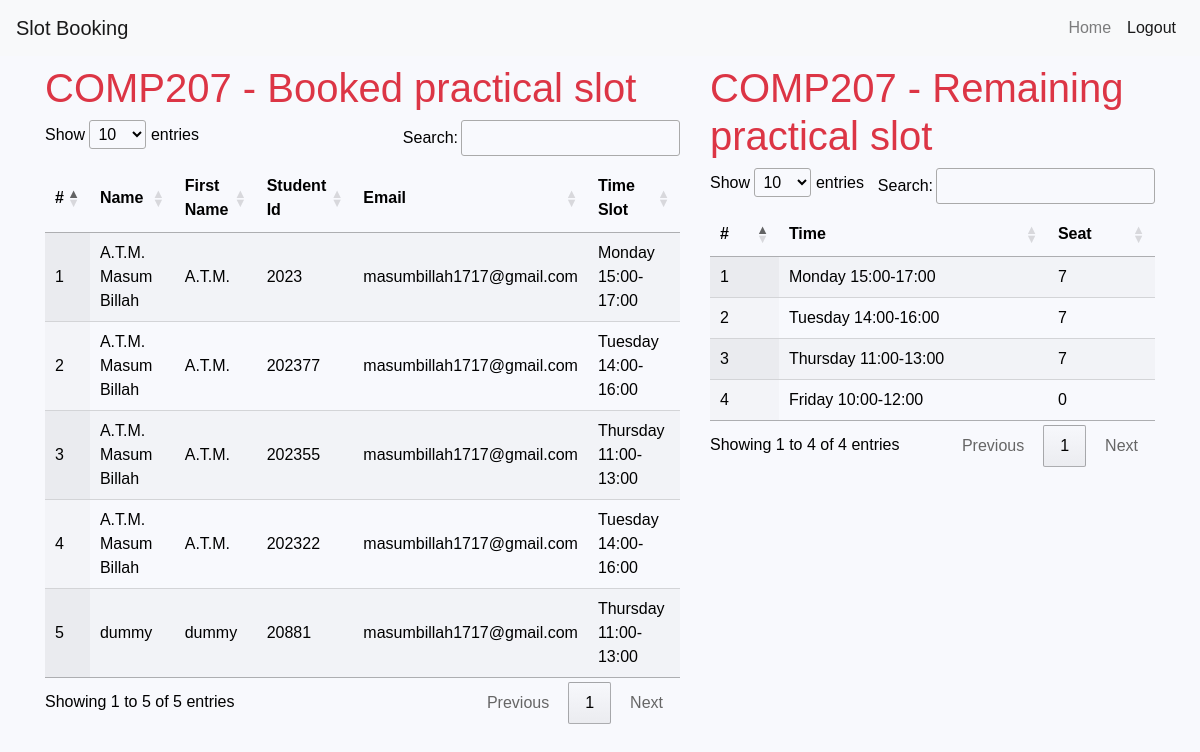
The page /home.php (signed in) on the database its author committed.
### tables this page shows
CREATE TABLE `slot` (
  `id` int(11) NOT NULL,
  `time` varchar(255) NOT NULL,
  `seat` int(11) NOT NULL
);

CREATE TABLE `students` (
  `id` int(11) NOT NULL,
  `name` varchar(255) NOT NULL,
  `student_id` varchar(255) NOT NULL,
  `email` varchar(255) NOT NULL,
  `first_name` varchar(255) DEFAULT NULL,
  `time_slot` varchar(255) NOT NULL
);

### home.php (the view, shortened to what this page needs)
<?php
include "./config.php";
?>
<!DOCTYPE html>
<html lang="en">
<head>
    <link rel="stylesheet" href="https://cdn.jsdelivr.net/npm/bootstrap@4.0.0/dist/css/bootstrap.min.css"
>
    <link rel="stylesheet" href="./css/style.css">
    <link rel="stylesheet" type="text/css" href="https://cdn.datatables.net/1.10.23/css/jquery.dataTables.css" />
</head>
<body>
    <nav class="navbar navbar-expand-lg navbar-light bg-light">
        <a class="navbar-brand" href="#">Slot Booking</a>
        <div class="collapse navbar-collapse " id="navbarNavAltMarkup">
            <div class="navbar-nav ml-auto">
                <a class="nav-item nav-link " href="./">Home </a>
                <a class="nav-item nav-link active" href="./logout.php">Logout<span class="sr-only">(current)</span></a>
            </div>
        </div>
    </nav>
    <section class="container">
        <div class="row">
            <div class="col-lg-5 col-md-5 order-lg-1">
                <h1 class="text-danger mt-2"> COMP207 - Remaining practical slot</h1>
                <table id="table_id_2" class="display mt-3">
                    <thead>
                        <tr>
                            <th>#</th>
                            <th>Time</th>
                            <th>Seat</th>
                        </tr>
                    </thead>
                    <tbody>
                        <?php
                        $sql2 = "SELECT * FROM slot";
                        $result2 = mysqli_query($conn, $sql2);
                        $count = 1;
                        while ($row = $result2->fetch_assoc()) {
                        ?>
                        <tr>
                            <td><?php echo $count; ?></td>
                            <td><?php echo $row['time']; ?></td>
                            <td><?php echo $row['seat']; ?></td>
                        </tr>
                        <?php
                            $count += 1;
                        }
                        ?>
                    </tbody>
                </table>
            </div>
            <div class="col-lg-7 col-md-7">
                <h1 class="text-danger mt-2"> COMP207 - Booked practical slot</h1>
                <table id="table_id" class="display mt-3">
                    <thead>
                        <tr>
                            <th>#</th>
                            <th>Name</th>
                            <th>First Name</th>
                            <th>Student Id</th>
                            <th>Email</th>
                            <th>Time Slot</th>
                        </tr>
                    </thead>
                    <tbody>
                        <?php
                        $sql1 = "SELECT * FROM students";
                        $result1 = mysqli_query($conn, $sql1);
                        $count = 1;
                        while ($row = $result1->fetch_assoc()) {
                        ?>
                        <tr>
                            <td><?php echo $count; ?></td>
                            <td><?php echo $row['name']; ?></td>
                            <td><?php echo $row['first_name']; ?></td>
                            <td><?php echo $row['student_id']; ?></td>
                            <td><?php echo $row['email']; ?></td>
                            <td><?php echo $row['time_slot']; ?></td>
                        </tr>
                        <?php
                            $count += 1;
                        }
                        ?>
                    </tbody>
                </table>
            </div>
        </div>
    </section>
</body>
</html>

### css/style.css (style rules this page uses)
* { padding: 0; margin: 0; }
body, html { width: 100%; height: 100%; margin: 0; color: #000; font-family: var(--primary-font2); scroll-behavior: smooth; background-color: #f8f9fd; }
a { text-decoration: none; }
:root { --white-color: #ffffff; --black-color: #000000; --gray-color: lightgray; --lightgray-color: #f8f9fa; --gray1: #e5e5e5; --gray2: #cccccc; --gray3: #aaaaaa; --gray4: #888888; --red-color: #911728; --skyblue-color: lightskyblue; --blue-color: #007bff; --green-color2: #38d39f; --primary-font: "Poppins", sans-serif; --primary-font2: "Exo", sans-serif; }

### rows shown on the page
slot: time "Monday 15:00-17:00", seat "7"
slot: time "Tuesday 14:00-16:00", seat "7"
slot: time "Thursday 11:00-13:00", seat "7"
slot: time "Friday 10:00-12:00", seat "0"
students: name "A.T.M. Masum Billah", first_name "A.T.M.", student "2023", email "masumbillah1717@gmail.com", time_slot "Monday 15:00-17:00"
students: name "A.T.M. Masum Billah", first_name "A.T.M.", student "202377", email "masumbillah1717@gmail.com", time_slot "Tuesday 14:00-16:00"
students: name "A.T.M. Masum Billah", first_name "A.T.M.", student "202355", email "masumbillah1717@gmail.com", time_slot "Thursday 11:00-13:00"
students: name "A.T.M. Masum Billah", first_name "A.T.M.", student "202322", email "masumbillah1717@gmail.com", time_slot "Tuesday 14:00-16:00"
students: name "dummy", first_name "dummy", student "20881", email "masumbillah1717@gmail.com", time_slot "Thursday 11:00-13:00"
